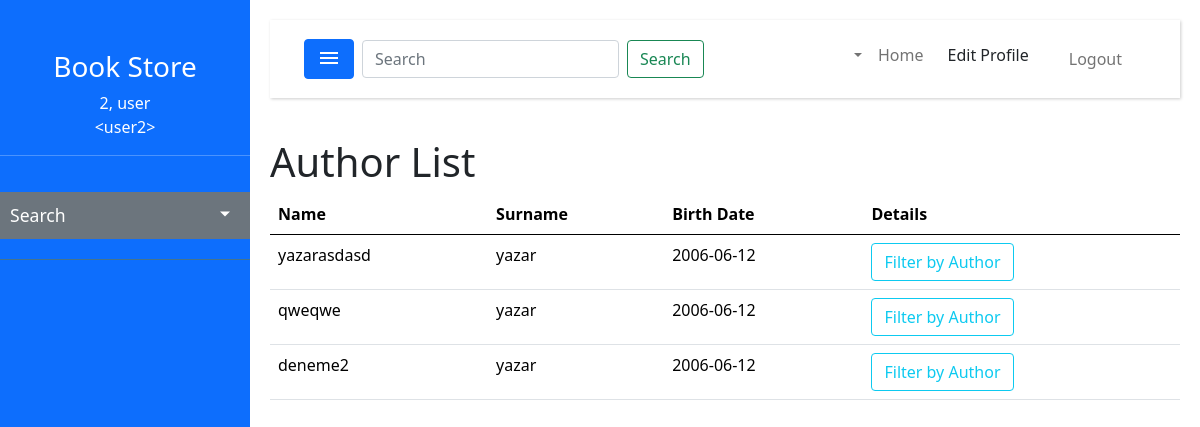
The page /authors/ (signed in) on the database as committed earlier.
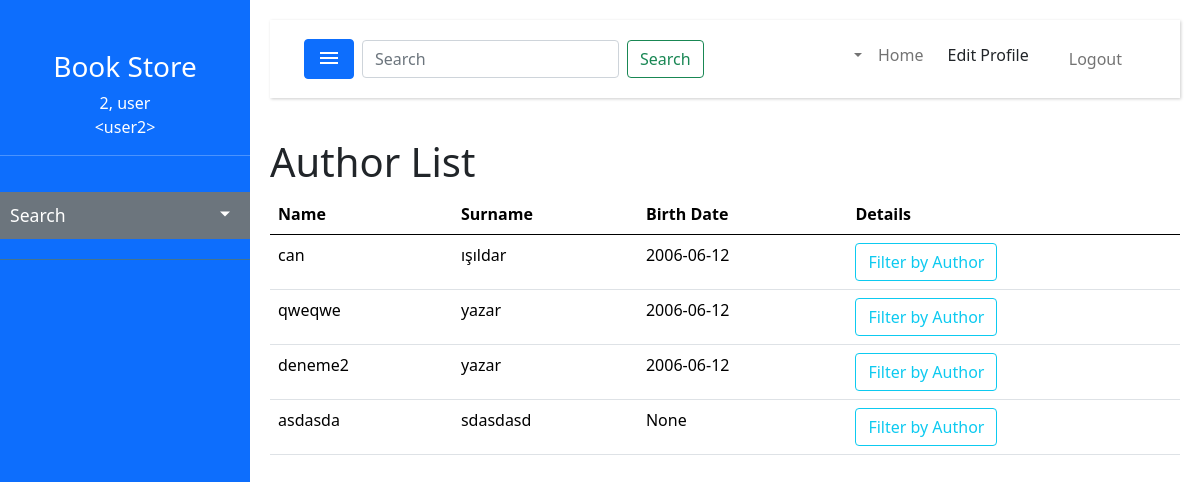
The same page on the database as committed later.
### authors/models.py (models this page shows, shortened)
class Author(models.Model):
    author_name = models.CharField(max_length=100)
    author_surname = models.CharField(max_length=100)
    birth_date = models.DateField(blank=True, null=True)

### authors/views.py (the view, shortened to what this page needs)
# urls.py: path('', views.author_list, name='authors'),
@csrf_exempt
@login_required
def author_list(request):
    form = AuthForm()
    qs = Author.objects.all()
    serializer = AuthorSerializer(qs, many=True)
    template_name = 'author_list.html'
    context = {'form': form,
               'qs': serializer.data,
               }
    return render(request, template_name, context)

### authors/forms.py
class AuthForm(forms.ModelForm):
    author_name = forms.CharField(max_length=100, label="Name ")
    author_surname = forms.CharField(max_length=100, label="Surname")
    birth_date = forms.DateField(widget=forms.DateInput(attrs={'type': 'date'}))
    class Meta:
        model = Author
        fields = ("author_name", "author_surname", "birth_date")

### books/models.py (called while the page is built)
    def __str__(self):
        return self.book_name

### cart/context_processors.py (called while the page is built)
def cart_context_processor(request):
    cart_items = []
    if request.user.is_authenticated:
        cart_items = Cart.objects.filter(user=request.user)
        serializer = CartSerializer(cart_items, many=True)
        cart_ordered_dicts = serializer.data
        cart_items = [dict(item) for item in cart_ordered_dicts]
    else:
        cart_items = []
    return {'cart': cart_items}

def cart_items_count(request):
    cart_items_count = 0  # Kullanıcı oturumu kapalıysa 0 olarak varsayalım
    if request.user.is_authenticated:
        cart_items_count = Cart.objects.filter(user=request.user).count()
    return {'cart_items_count': cart_items_count}

### authors/templates/author_list.html (shortened to what this page needs)
{% extends 'bootstrap_base.html' %}
{% load static %}
{% block content %}
<h1>Author List</h1>
<table class="table">
    <thead>
    <tr>
        <th>Name</th>
        <th>Surname</th>
        <th>Birth Date</th>
        {% if user.is_authenticated and user.is_staff %}
        <th>Edit</th>
        {% else %}
        <th>Details</th>
        {% endif %}
    </tr>
    </thead>
    <tbody>
    <tbody>
    {% for author in qs %}
    </div>
    <tr>
        <td>{{ author.author_name}}</td>
        <td>{{ author.author_surname }}</td>
        <td>{{ author.birth_date}}</td>
        {% if user.is_staff %}
        <td>
            <button type="button" class="btn btn-warning" data-bs-toggle="modal" data-bs-target="#exampleModal2"
                    data-bs-whatever="@getbootstrap">Update
            </button>
            <button type="button" class="btn btn-danger" data-bs-toggle="modal" data-bs-target="#exampleModal3"
                    data-bs-whatever="@getbootstrap">Delete
            </button>
        </td>
        {% else %}
        <td>
            <a href="{% url 'author:filter_url_author' author.id %}">
                <button class="btn btn-outline-info">Filter by Author</button>
            </a>
        </td>
        {% endif %}
        {% endfor %}
{% endblock %}

Rows that differ between the two databases and show on the page:
added Author: author_name "asdasda", author_surname "sdasdasd"
Other text that changed with them:
new list line: "can ışıldar"
new list line: "2006-06-12 Filter by Author"
new list line: "None Filter by Author"
list line gone: "yazarasdasd yazar"
list line gone: "2006-06-12 Filter by Author"
